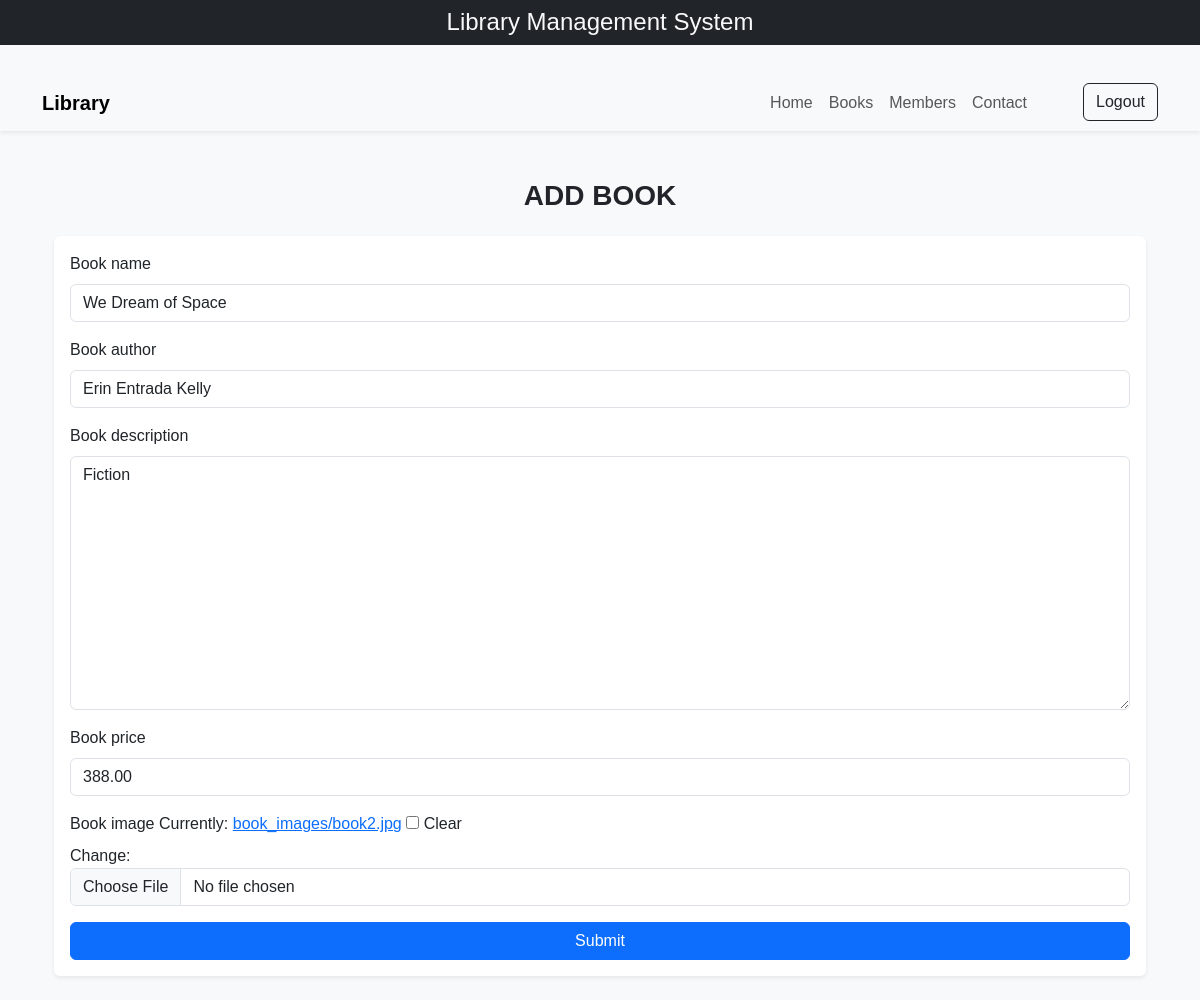
The app's page /Editbook/19/ with its own data.
### products/models.py (models this page shows, shortened)
class BookData(models.Model):
    book_name = models.CharField(max_length=100, blank=False, null=False)
    book_author = models.CharField(max_length=100, blank=False, null=False)
    book_description = models.TextField(blank=False, null=False)
    book_price = models.DecimalField(max_digits=8, decimal_places=2)
    book_image = models.ImageField(
        upload_to='book_images/', blank=True, null=True)

### products/views.py (the view)
# urls.py: path('Editbook/<int:pk>/', views.Editbook, name='Editbook'),  # ✅ fixed
def Editbook(request, pk):
    instance = BookData.objects.get(pk=pk)
    if request.method == 'POST':
        Bform = Bookform(request.POST, instance=instance)
        if Bform.is_valid():
            Bform.save()
        return redirect('book')
    else:
        Bform = Bookform(instance=instance)
    return render(request, 'add_book.html', {'Bform': Bform})

### products/forms.py
class Bookform(forms.ModelForm):
    class Meta:
        model = BookData
        fields = '__all__'
        widgets = {
            'book_name': forms.TextInput(attrs={'class': 'form-control', 'placeholder': 'Title'}),
            'book_author': forms.TextInput(attrs={'class': 'form-control', 'placeholder': 'Author'}),
            'book_description': forms.Textarea(attrs={'class': 'form-control', 'placeholder': 'Description'}),
            'book_price': forms.NumberInput(attrs={'class': 'form-control', 'placeholder': 'Book Price'}),
            'book_image': forms.ClearableFileInput(attrs={'class': 'form-control'}),
        }

### products/templates/add_book.html (shortened to what this page needs)
{% extends "Base.html" %}
{% block content %}
<div class="container mt-5">
    <h3 class="mb-4 text-center"><b>ADD BOOK</b></h3>
    <form method="post" enctype="multipart/form-data" class="p-3 bg-white rounded shadow-sm">
        {% for field in Bform %}
        <div class="mb-3">
            <label class="form-label">{{ field.label }}</label>
            {{ field }}
        </div>
        {% endfor %}
        <button type="submit" class="btn btn-primary w-100">Submit</button>
    </form>
</div>
{% endblock content %}

### static/css/style.css (style rules this page uses)
body { background-color: #f8f9fa; font-family: 'Poppins', sans-serif; background-image:url("https://www.decoraid.com/wp-content/uploads/2021/04/home-library-with-tall-bookcases-2500x1407.jpeg"); }
.container { margin-top: 30px; }
body { background-size: cover; background-position: center; background-attachment: fixed; }

### records on screen
BookData: Bform "We Dream of Space" "Erin Entrada Kelly" "Fiction" "388.00"

### other values on screen
{{ field.label }} "Book name" "Book author" "Book description" "Book price" "Book image"
